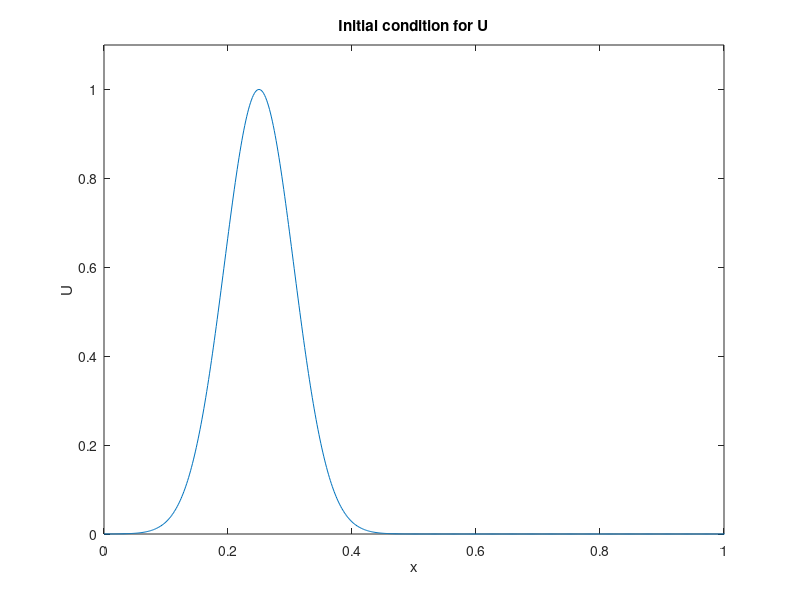
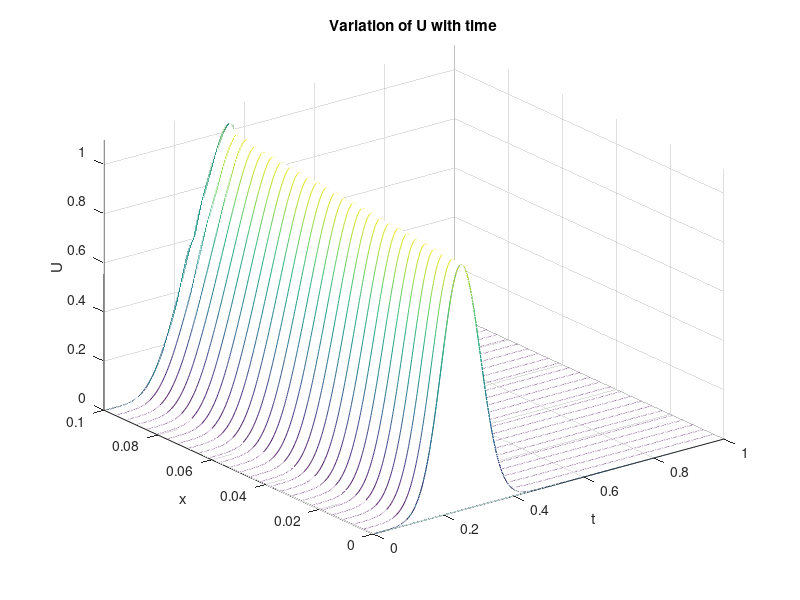
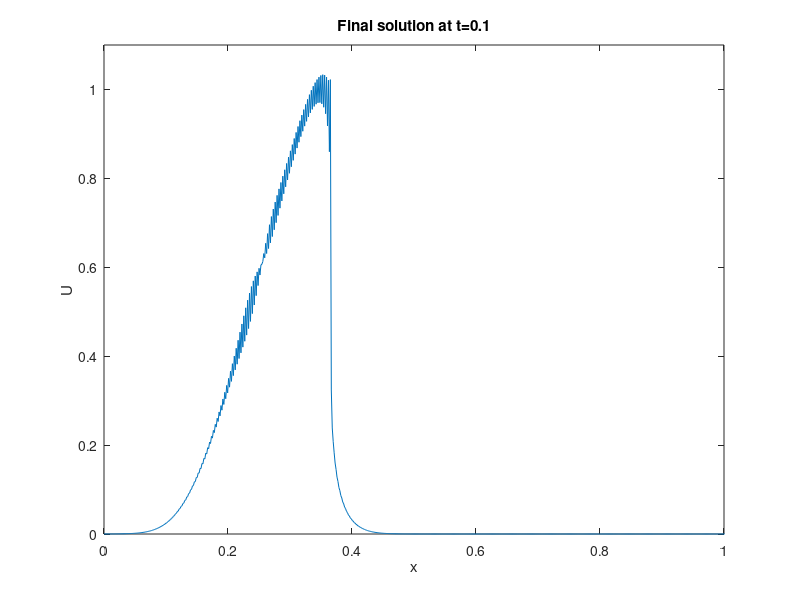

Source code (MATLAB) for these figures, in order:
%% Shock_spectral.m 

%% Author: Louise Olsen-Kettle (email: l.kettle1@uq.edu.au, @DrOlsen-Kettle)
%% Code to supplement lecture notes by Louise Olsen-Kettle:
%% Numerical solution of Partial Differential Equations (PDEs)
%% Webpage: http://espace.library.uq.edu.au/view/UQ:239427
%% ISBN: 978-1-74272-149-1

% using the spectral method  to solve Burger's nonlinear equation for inviscid flow: U_t = -U U_x


x1=0;
a = 2.*pi; % length in x-direction
x2=a;

T = 0.1; % length of time for solution

n = 2048;   % no of grid points Xn

dx = a/(2.*n); % grid spacing in x direction

dt = dx/4.;

m = round(T/dt); 

t=0.; % initial time = 0

% set up mesh in x-direction:
x = linspace(x1,x2-dx, 2*n)';

% matlab stores wave numbers differently from us:
nu = [0:n  -n+1:-1]';

% define U^0 at t_k = 0 
U_tk_1 = exp(-10*(4.*x-1).^2);

% define U^(-1) at t_k = -1
% using U^(-1) = U^0(x-dt/5) since c~1/5 near x=1:
U_tk_2 = exp(-10*(4.*(x + dt) -1).^2);

figure(1)
plot (x,U_tk_1,'-')
axis ([0 1 0 1.1])
title ('Initial condition for U')
xlabel ('x')
ylabel ('U')

% store solution every 10th timestep in matrix U(nxm):

U=zeros(2*n,round(m/10));
tvec=zeros(round(m/10),1);

U(:,1) = U_tk_1;
tvec(1) = t;

U_tk = zeros(2*n,1);

kk=1;
% now march solution forward in time using U_tk+1 = U_tk-1 - 2*i*dt*(c(x)*ifft(nu*fft(U_tk))) :

for k = 1:m-1
    t = t+dt;

    uhat = fft(U_tk_1);
    what = 1i*nu.*(uhat);
    w = real(ifft(what));
    U_tk = U_tk_2 - 2*dt*U_tk_1.*w ;
    % for next time step:
    U_tk_2 = U_tk_1;
    U_tk_1 = U_tk;

    if mod(k,10)==0
       U(:,kk+1) = U_tk;
       tvec(kk+1) = t;
       kk=kk+1;
    end

end



figure(2)
waterfall(x,tvec,U')
axis ([0 1 0 0.1 0 1.1])
title ('Variation of U with time')
xlabel ('t')
ylabel ('x')
zlabel ('U')


figure(3)
plot (x,U_tk)
axis ([0 1 0 1.1])
title('Final solution at t=0.1')
xlabel ('x')
ylabel ('U')
